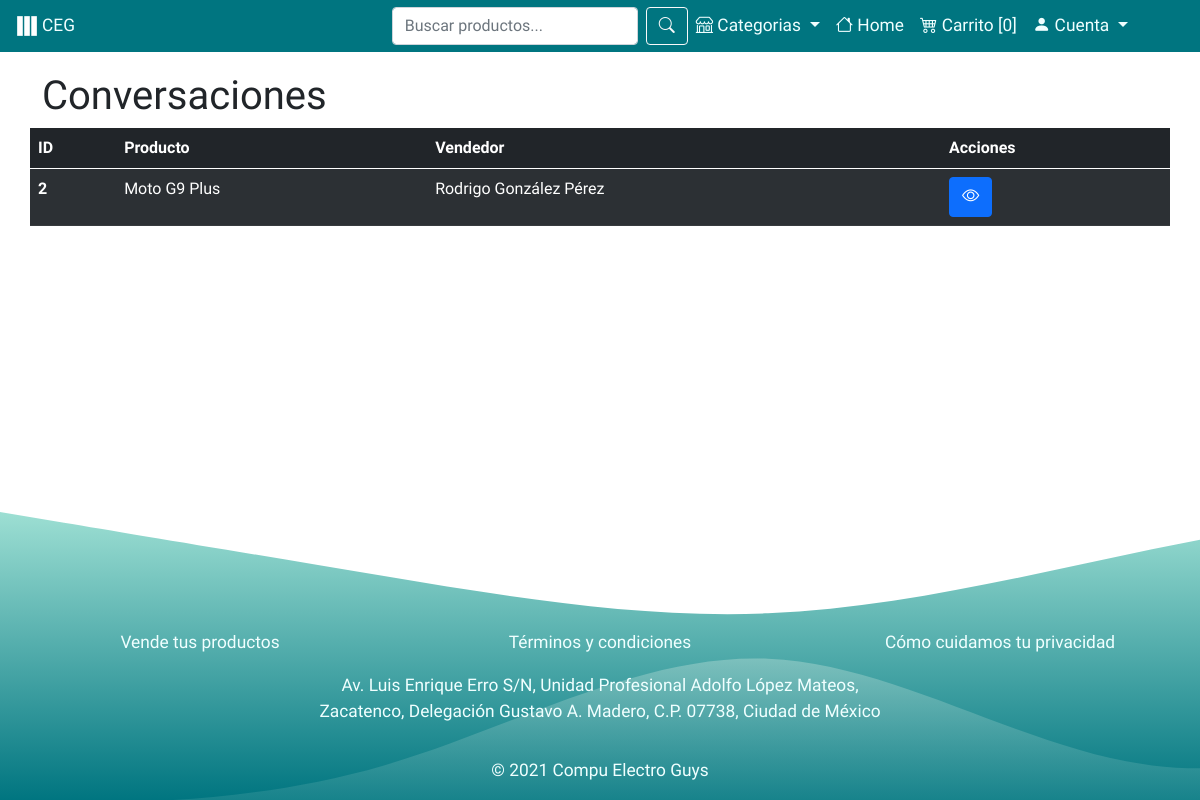
The page /html/conversaciones.php (signed in) on the database as committed earlier.
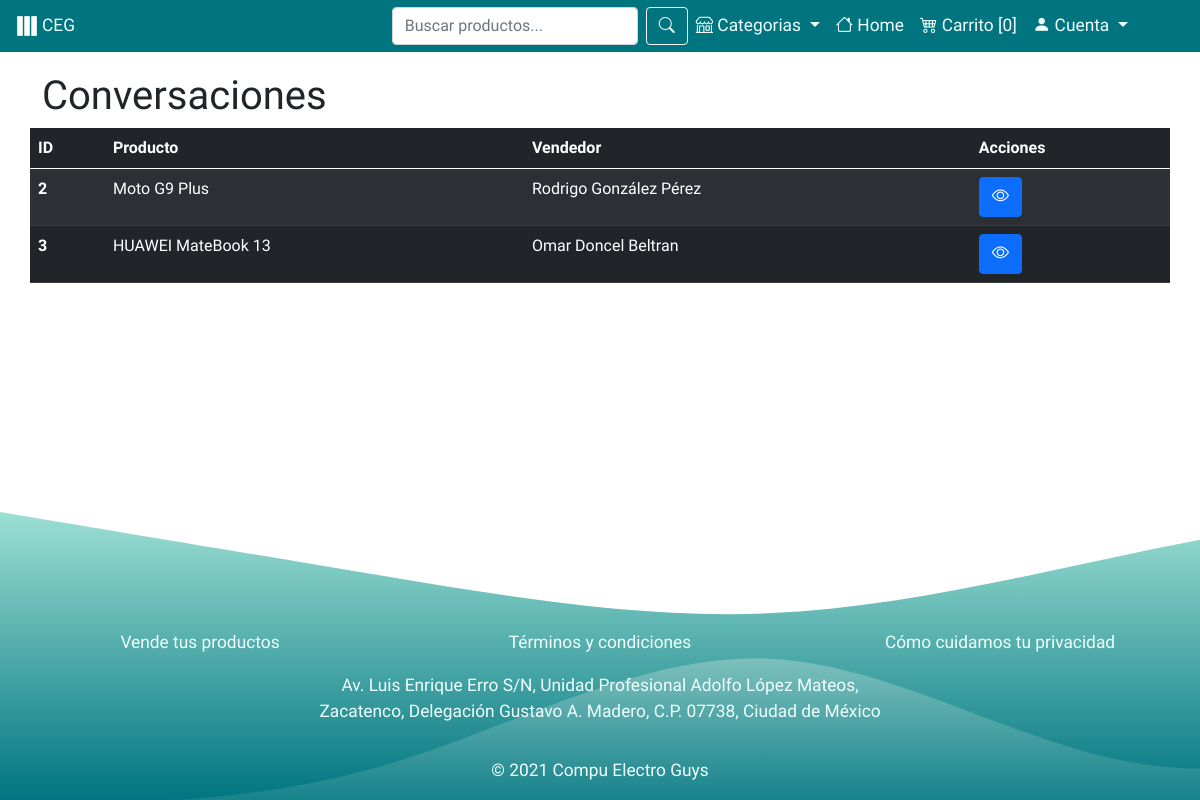
The same page on the database as committed later.
### tables this page shows
CREATE TABLE IF NOT EXISTS `registrodechat` (
  `id` int(11) NOT NULL AUTO_INCREMENT,
  `comprador_id` int(11) NOT NULL,
  `vendedor_id` int(11) NOT NULL,
  `catalogodeproductos_id` int(11) NOT NULL,
  PRIMARY KEY (`id`),
  KEY `fk_registrodechat_comprador1_idx` (`comprador_id`),
  KEY `fk_registrodechat_vendedor1_idx` (`vendedor_id`),
  KEY `fk_registrodechat_catalogodeproductos1_idx` (`catalogodeproductos_id`)
);

CREATE TABLE IF NOT EXISTS `producto` (
  `id` int(11) NOT NULL AUTO_INCREMENT,
  `nombre` varchar(45) NOT NULL,
  `stock` int(11) NOT NULL,
  `estado` varchar(45) DEFAULT NULL,
  `calificacion` int(11) DEFAULT NULL,
  `listacategorias_id` int(11) NOT NULL,
  `descripcion_id` int(11) NOT NULL,
  PRIMARY KEY (`id`),
  KEY `fk_producto_listacategorias1_idx` (`listacategorias_id`),
  KEY `fk_producto_descripcion1_idx` (`descripcion_id`)
);

### html/conversaciones.php (the view, shortened to what this page needs)
<?php
	require '../assets/connections/database.php';
?>
<!DOCTYPE html>
<html>
<head>
		<link rel="stylesheet" href="../css/estilosFiltrador.css">
		<link rel="stylesheet" href="../css/formMultiStep.css">
    <link href="https://cdn.jsdelivr.net/npm/bootstrap@5.0.1/dist/css/bootstrap.min.css" rel="stylesheet">
    <link rel="stylesheet" href="../css/verDetalles.css">
    <link rel="stylesheet" href="../css/adminTables.css">
		<link rel="stylesheet" href="https://cdn.jsdelivr.net/npm/bootstrap-icons@1.5.0/font/bootstrap-icons.css">
    <link rel="stylesheet" href="../css/navbar.css">
    <link rel="stylesheet" href="../css/verDetalles.css">
	<link rel="stylesheet" href="../css/all.min.css">
	<link rel="stylesheet" href="../css/recompra.css">
</head>
<body>
	<?php
		if($_SESSION == NULL){
			require '../assets/navs/headerBase.php';
		}elseif($_SESSION['privilegio'] == 'Comprador'){
			require '../assets/navs/headerComprador.php';
		}elseif($_SESSION['privilegio'] == 'Vendedor'){
			require '../assets/navs/headerVendedor.php';
		}
	?>
	<main class="contenedor">
		<div class="container details-product">
	        <div class="row justify-content-md-center">
                <h1>Conversaciones</h1>
                <table class="table table-dark table-striped">
                    <thead>
                      <tr>
                        <th scope="col">ID</th>
                        <th scope="col">Producto</th>
                        <th scope="col">Vendedor</th>
                        <th scope="col">Acciones</th>
                      </tr>
                    </thead>
                    <tbody>
											<?php
												$idComp = $_SESSION['id_comprador'];
												$consulta = "SELECT registrodechat.id,producto.nombre,CONCAT(info.nombre,' ',info.apellidop,' ',info.apellidom)as nombreVendedor
												from registrodechat
												INNER JOIN catalogodeproductos on registrodechat.catalogodeproductos_id = catalogodeproductos.id
												INNER JOIN producto ON catalogodeproductos.producto_id = producto.id
												INNER JOIN vendedor ON vendedor.id = catalogodeproductos.vendedor_id
												INNER JOIN info ON info.id = vendedor.info_id WHERE comprador_id = '$idComp'";
												$ejecutar = $con->query($consulta);
												while ($datos = $ejecutar->fetch_assoc()) {
													$id = $datos['id'];
													$nombre = $datos['nombre'];
													$vendedor = $datos['nombreVendedor'];
													echo "<tr>";
													echo "<th scope='row'>$id</th>";
													echo "<td>$nombre</td>";
													echo "<td>$vendedor</td>";
													echo "<td>";
													echo "<a href='mensajeVendedor.php?id_registro=$id' class='btn btn-primary' title='Ver mensaje'><i class='bi bi-eye'></i></a>";
													echo "</td>";
													echo "</tr>";
												}
											?>
                    </tbody>
                </table>
	        </div>
	    </div>
    </main>
	<?php require '../assets/navs/footer.php'; ?>
</body>
</html>

Rows that differ between the two databases and show on the page:
added registrodechat: id "3", producto.nombre "HUAWEI MateBook 13", vendedor "Omar Doncel Beltran"
